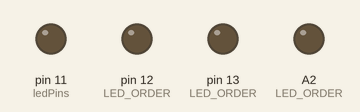
The sketch below on a simulated Arduino Uno, built with avr-gcc and run on an emulated ATmega328P. Shown: output pins drawn as LEDs (lit = HIGH).

Above: at 0.5 s.
At 3.2 s:
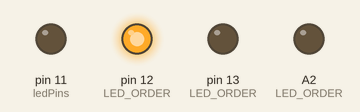
At 4.2 s:
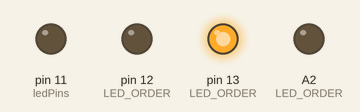
At 5.7 s:
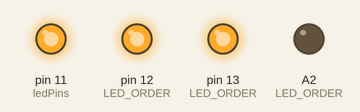
At 8.7 s:
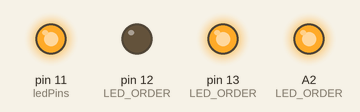
At 11.5 s:
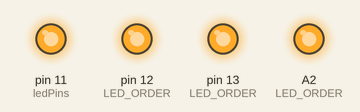
Timing chart, 0 to 13.0 s (numbered marks = the images above):
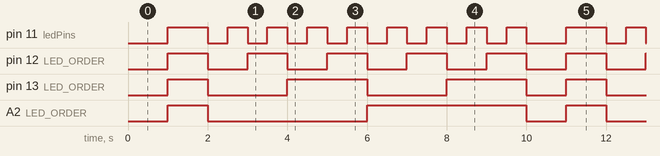

Measured:
- by itself, pin 11 (ledPins): repeats every 10.0 s: 8 × (LOW 0.50 s, HIGH 0.50 s), LOW 1.0 s, HIGH 1.0 s
- by itself, pin 12 (LED_ORDER): alternates HIGH for 1.0 s and LOW for 1.0 s
- by itself, pin 13 (LED_ORDER): repeats every 10.0 s: 2 × (LOW 2.0 s, HIGH 2.0 s), LOW 1.0 s, HIGH 1.0 s
- by itself, A2 (LED_ORDER): repeats every 10.0 s: LOW 4.0 s, HIGH 4.0 s, LOW 1.0 s, HIGH 1.0 s

The sketch:

led_array_test.ino
```cpp
//set up led pin and order lookup
typedef enum LED_PINS{LED_1 = 10, LED_2 = 11, LED_3 = 12, LED_4 = 13, LED_5 = A2, LED_6 = A1};
LED_PINS ledPins;

//we need to be able to look up which pin comes first etc
int LED_ORDER[] = {
   ledPins = LED_2,
   ledPins = LED_3,
   ledPins = LED_4,
   ledPins = LED_5};
//these two are special leds, so get their own define
#define RECORD_LED 10
#define PLAY_LED A1


void setup(){
  //iterate through LED_ORDER, set all leds to output
  for (int i = 0; i < sizeof(LED_ORDER)/sizeof(LED_ORDER[0]); i++){
          pinMode(LED_ORDER[i], OUTPUT);
  }
}

//turn all leds on
void set_all_high(){
  for (int i = 0; i < sizeof(LED_ORDER)/sizeof(LED_ORDER[0]); i++){
          digitalWrite(LED_ORDER[i],HIGH);
  }

}


//turn all leds off
void set_all_low(){
  for (int i = 0; i < sizeof(LED_ORDER)/sizeof(LED_ORDER[0]); i++){
          digitalWrite(LED_ORDER[i],LOW);
  }
}

//helper function, returns if a particular pin
//should be on or off, to represent a given
//binary number
int binary_pins(int num, int pin){
 return (num >> pin) & 1;
}

void loop(){
 set_all_low();
 delay(1000);
 set_all_high();
 delay(1000);

 //for all possible numbers represented by 4 leds
 for (int i = 0; i < 16; i++){
    //iterate throuhg all our leds setting their state according to
    //binary_pins(number to display, which pin)
    for (int j = 0; j < sizeof(LED_ORDER)/sizeof(LED_ORDER[0]); j++){
            int pin_state = binary_pins(i,j);
            digitalWrite(LED_ORDER[j],pin_state);
    }

    delay(500);
 }
}
```
